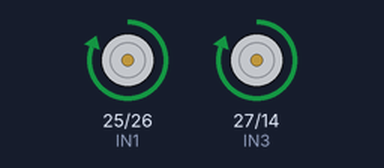
The sketch below on a simulated ESP32. On the bench: motor-driver pin pairs drawn as motors (green arrow = first pin HIGH = forward, orange = second pin HIGH = backward, longer = more drive).

Above: at 1.0 s.
At 2.5 s:
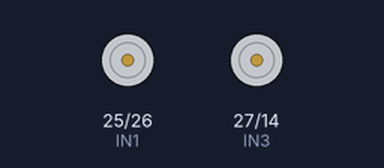
At 4.0 s:
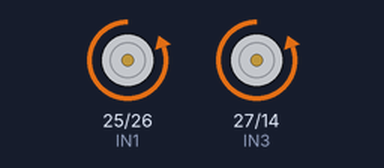
Timing chart, 0 to 7.8 s (numbered marks = the images above):
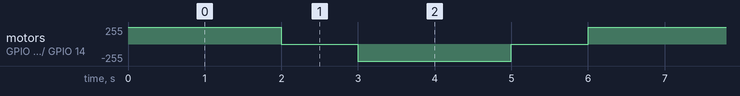

Measured:
- by itself, motor on GPIO 25 (IN1) / GPIO 26 (IN2), motor on GPIO 27 (IN3) / GPIO 14 (IN4): repeats every 6.0 s: stopped 1.0 s, backward 255/255 2.0 s, stopped 1.0 s, forward 255/255 2.0 s

The sketch:

motor_control.ino
```cpp
// Define motor control pins
#define IN1 25   // Motor A direction control
#define IN2 26   // Motor A direction control
#define IN3 27   // Motor B direction control
#define IN4 14   // Motor B direction control

void setup() {
  // Set all motor control pins as outputs
  pinMode(IN1, OUTPUT);
  pinMode(IN2, OUTPUT);
  pinMode(IN3, OUTPUT);
  pinMode(IN4, OUTPUT);
}

void loop() {
  // Move both motors forward
  digitalWrite(IN1, HIGH);
  digitalWrite(IN2, LOW);
  digitalWrite(IN3, HIGH);
  digitalWrite(IN4, LOW);
  delay(2000);  // Move forward for 2 seconds

  // Stop both motors
  digitalWrite(IN1, LOW);
  digitalWrite(IN2, LOW);
  digitalWrite(IN3, LOW);
  digitalWrite(IN4, LOW);
  delay(1000);  // Stop for 1 second

  // Move both motors backward
  digitalWrite(IN1, LOW);
  digitalWrite(IN2, HIGH);
  digitalWrite(IN3, LOW);
  digitalWrite(IN4, HIGH);
  delay(2000);  // Move backward for 2 seconds

  // Stop both motors
  digitalWrite(IN1, LOW);
  digitalWrite(IN2, LOW);
  digitalWrite(IN3, LOW);
  digitalWrite(IN4, LOW);
  delay(1000);  // Stop for 1 second

  // Repeat the cycle
}
```
